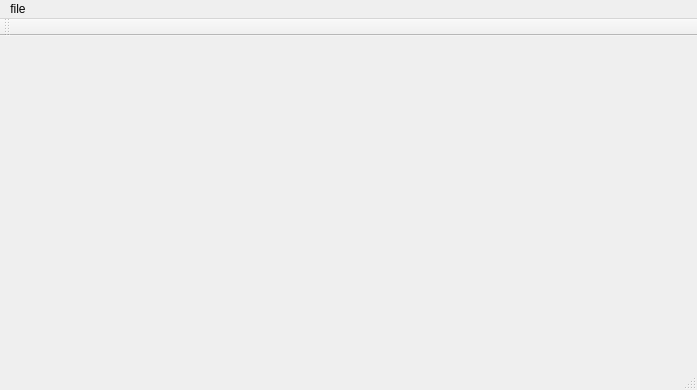
<?xml version="1.0" encoding="UTF-8"?>
<ui version="4.0">
 <class>MainWindow</class>
 <widget class="QMainWindow" name="MainWindow">
  <property name="geometry">
   <rect>
    <x>0</x>
    <y>0</y>
    <width>697</width>
    <height>390</height>
   </rect>
  </property>
  <property name="windowTitle">
   <string>MainWindow</string>
  </property>
  <property name="documentMode">
   <bool>false</bool>
  </property>
  <property name="tabShape">
   <enum>QTabWidget::Triangular</enum>
  </property>
  <widget class="QWidget" name="centralWidget">
   <property name="enabled">
    <bool>true</bool>
   </property>
   <property name="sizePolicy">
    <sizepolicy hsizetype="Expanding" vsizetype="Expanding">
     <horstretch>0</horstretch>
     <verstretch>0</verstretch>
    </sizepolicy>
   </property>
   <layout class="QHBoxLayout" name="horizontalLayout">
    <item>
     <widget class="addresswidget" name="address" native="true">
      <property name="sizePolicy">
       <sizepolicy hsizetype="Expanding" vsizetype="Expanding">
        <horstretch>0</horstretch>
        <verstretch>0</verstretch>
       </sizepolicy>
      </property>
     </widget>
    </item>
   </layout>
  </widget>
  <widget class="QMenuBar" name="menuBar">
   <property name="geometry">
    <rect>
     <x>0</x>
     <y>0</y>
     <width>697</width>
     <height>31</height>
    </rect>
   </property>
   <widget class="QMenu" name="menufile">
    <property name="title">
     <string>file</string>
    </property>
    <addaction name="actionnew"/>
    <addaction name="actionopen"/>
    <addaction name="actionsave"/>
    <addaction name="actionquit"/>
   </widget>
   <addaction name="menufile"/>
  </widget>
  <widget class="QToolBar" name="mainToolBar">
   <attribute name="toolBarArea">
    <enum>TopToolBarArea</enum>
   </attribute>
   <attribute name="toolBarBreak">
    <bool>false</bool>
   </attribute>
  </widget>
  <widget class="QStatusBar" name="statusBar"/>
  <action name="actionsave">
   <property name="text">
    <string>save</string>
   </property>
  </action>
  <action name="actionquit">
   <property name="text">
    <string>quit</string>
   </property>
  </action>
  <action name="actionopen">
   <property name="text">
    <string>open</string>
   </property>
  </action>
  <action name="actionnew">
   <property name="text">
    <string>new</string>
   </property>
  </action>
 </widget>
 <layoutdefault spacing="6" margin="11"/>
 <customwidgets>
  <customwidget>
   <class>addresswidget</class>
   <extends>QWidget</extends>
   <header location="global">addresswidget.h</header>
   <container>1</container>
  </customwidget>
 </customwidgets>
 <resources/>
 <connections/>
</ui>
